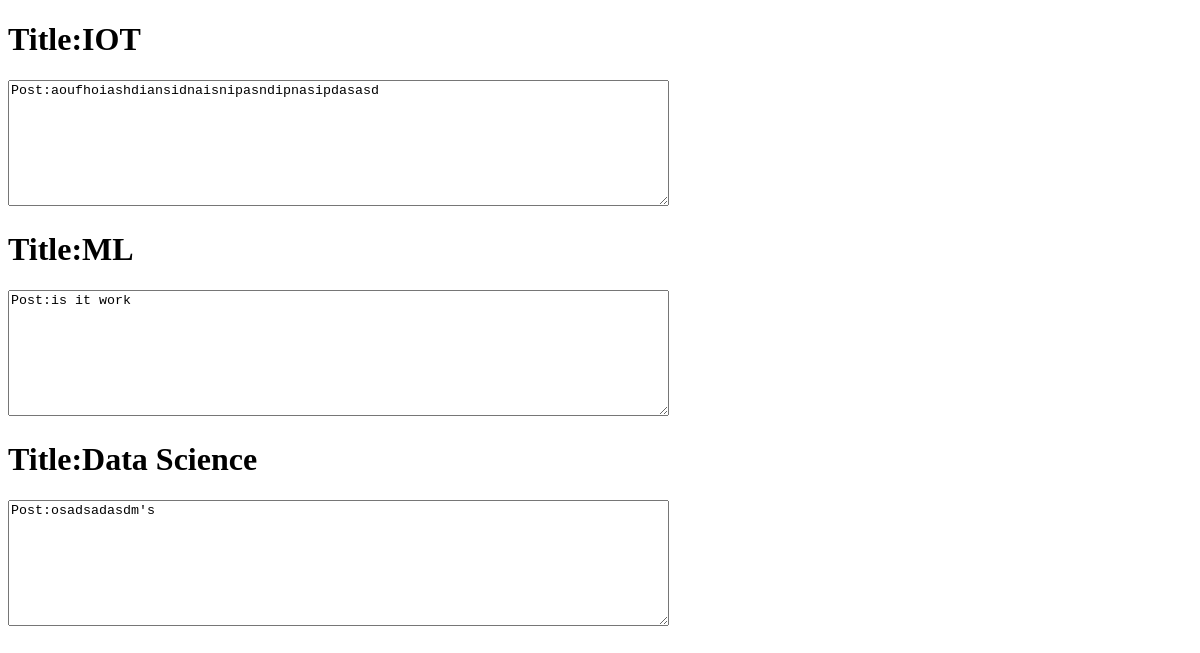
/bootstrap/try1, run on an earlier commit of the app's database.
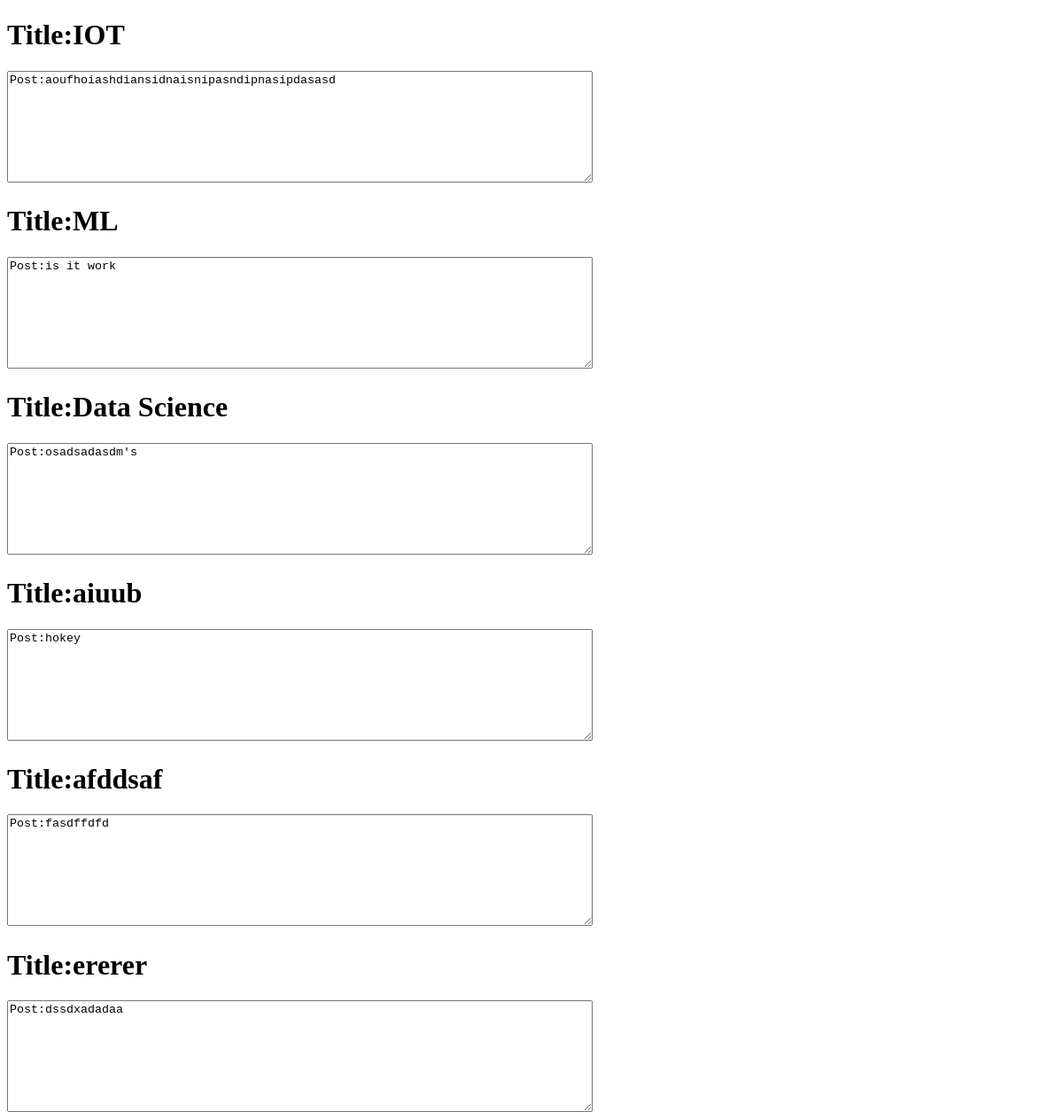
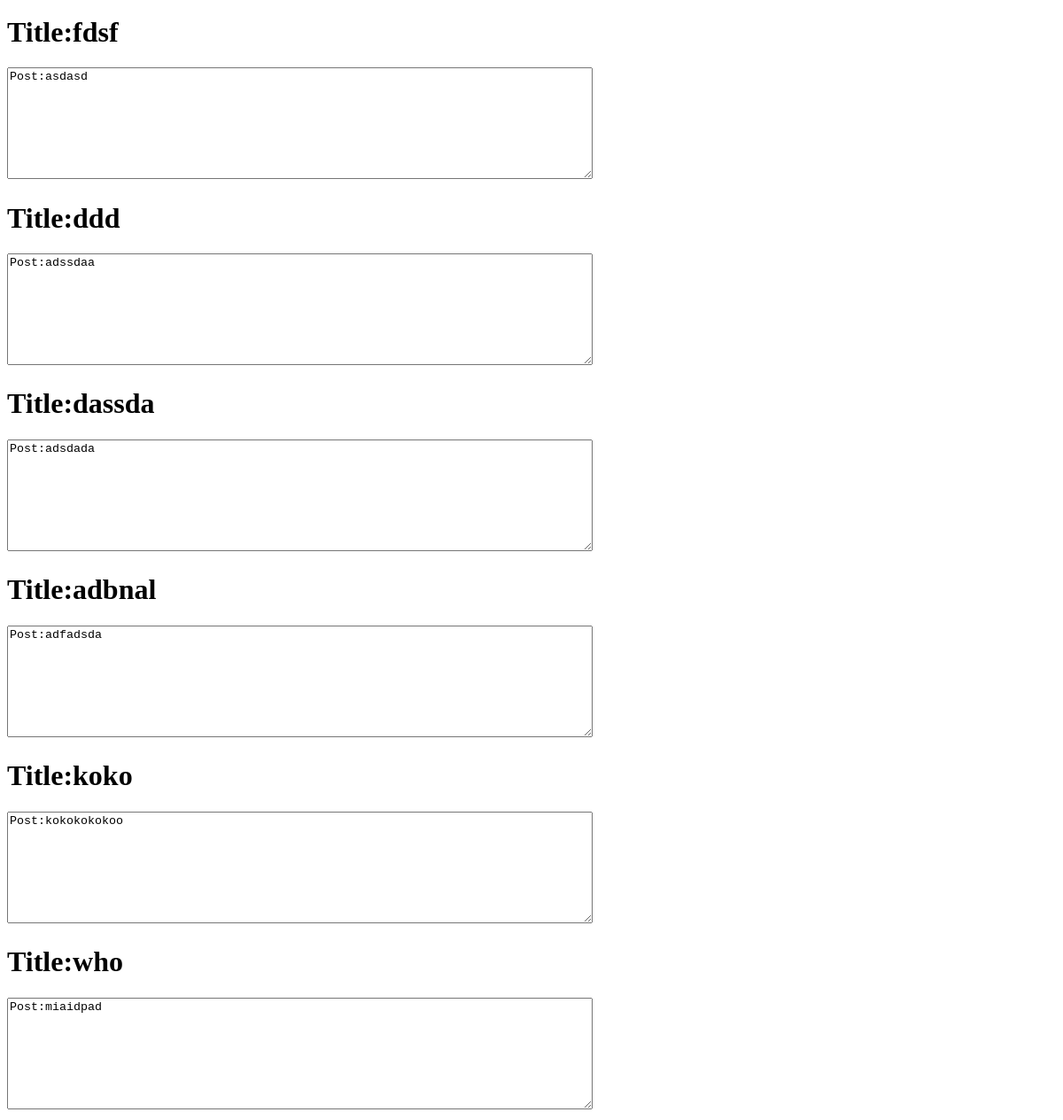
And on a later commit of the database (2 pictures, top to bottom).
### post/models.py (models this page shows, shortened)
class Post(models.Model):
        post_heading = models.CharField(max_length=200)
        post_text = models.TextField()
        published_date = models.TimeField()

### bootstrap/views.py (the view)
# urls.py: url('try1',views.try1, name= 'try1')
@csrf_exempt
def try1(request):
    if request.method == 'POST':
        z = request.POST.get('ok')
        return JsonResponse((z) ,safe=False)
    else:
        post = Post.objects.values()
        return render(request, 'bootstrap/try1.html', {"post":post})

### bootstrap/templates/bootstrap/try1.html (shortened to what this page needs)
<!DOCTYPE html>
{% load static%}
<html lang="en" dir="ltr">
  <head>
  </head>
  <body>
    <div style=""background:yellow; font-size:30;""  id="m">
      {%for i in post %}
      <h1>Title:{{i.post_heading}}</h1>
        <textarea name="name" rows="8" cols="80" >Post:{{i.post_text}}</textarea>
      {% endfor %}
    </div>
  </body>
</html>

What changed in the data, as far as the page shows it:
added Post: post_heading "aiuub", name "Post:hokey"
added Post: post_heading "afddsaf", name "Post:fasdffdfd"
added Post: post_heading "ererer", name "Post:dssdxadadaa"
added Post: post_heading "fdsf", name "Post:asdasd"
added Post: post_heading "ddd", name "Post:adssdaa"
added Post: post_heading "dassda", name "Post:adsdada"
added Post: post_heading "adbnal", name "Post:adfadsda"
added Post: post_heading "koko", name "Post:kokokokokoo"
added Post: post_heading "who", name "Post:miaidpad"
